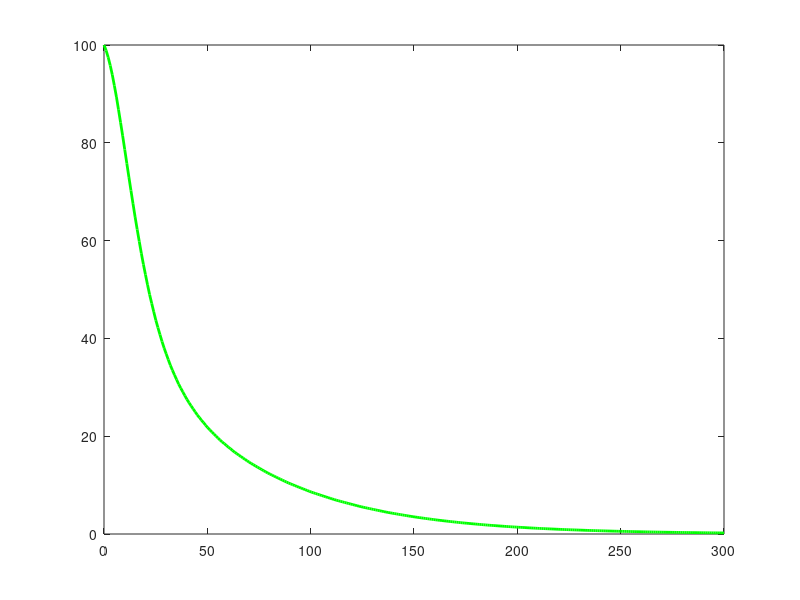

MATLAB code for this plot: (Note: this script raises an error after producing the figure.)
function MonodScerevisiae
close all

%Parámetros y valores iniciales (Kinetics of batch beer fermentation)
umax=0.92;     % h^-1 % tasa máxima de crecimiento específico de la levadura para la fermentación primaria 
umax2=0.92;   %Asumimos que umax no cambia %tasa máxima de crecimiento específico de la levadura para la fermentación secundaria
Yxs=0.5;       %  g/g % coeficiente de rendimiento
Yps=0.5;        % g/g % coeficiente de rendimiento
Ksx=98.2;        % ug/L % constante de saturación
qpmax=1.25;      % tasa específica máxima de acumulación de etanol
Ksp=104.3;        %ug/L %constante de saturación
Pmax=45;        % concentración máxima de etanol a la que se produce la inhibición completa del crecimiento celular y la acumulación de etanol,

%X0=0;          %Biomasa inicial g/L
P0=20;             %Etanol inicial en g/L
S0=100;          %Concentración de sustrato inicial g/L

function dC=fder(t,C)
X=C(1,1);
P=C(2,1); 
S=C(3,1);

u=(umax*S)/(Ksx+S); % ecuación 20 del artículo 

dC(1,1)=u;                              %dX/dt
dC(2,1)=qpmax*(S/(Ksp+S))*X*(1-P/Pmax); %dP/dt
dC(3,1)=-(dC(1,1)/Yxs)-(dC(2,1)/Yps);   %dS/dt

if S<0.0*S0             %Extent 100%
    u=0;
    dC(2,1)=0;
    dC(3,1)=0;
end
if X>97.5                     %[X] máxima
    dC(1,1)=0;
end
end

function dC2=fder2(t,C2)
X=C2(1,1);
P=C2(2,1); 
S=C2(3,1);

u=(umax2*S)/(Ksx+S);

dC2(1,1)=u*X;                                                           %dX/dt
dC2(2,1)=qpmax*(S/(Ksp+S))*X*(1-P/Pmax);               %dP/dt
dC2(3,1)=-(dC2(1,1)/Yxs)-(dC2(2,1)/Yps);                     %dS/dt

if S<0.19*Cf(:,3)             %Extent 81%
    u=0;
        dC2(1,1)=0;
    dC2(2,1)=0;
    dC2(3,1)=0;
end
if X>97.5                     % [X] máxima
    dC2(1,1)=0;
end
end

for X0 = 0.0:1.0:4.0

disp(X0)

tode=linspace(0,300,300);

[Tiempo,Conc]=ode23s(@fder,[tode],[X0 P0 S0]);

%Fermentación primaria

Cf = Conc(end, :);

%Fermentación secundaria
tode2=linspace(0,300,300);

[Tiempo,Conc2]=ode23s(@fder2,[tode2],Cf);




Conc

%Gráficos
%Fermentación primaria
figure
plot(Tiempo,Conc(:,3),'Color','g','LineStyle','-','LineWidth',2)
hold on
plot(Tiempo,Conc(:,1),'Color','[1 0.7 0]','LineStyle','-','LineWidth',2)
hold on
%plot(Tiempo,Conc(:,2),'Color','[1 0.2 0]','LineStyle','-','LineWidth',2)
grid on
title('Curva de crecimiento E. Coli')
legend('Sustrato','Biomasa')
xlabel('Tiempo')
ylabel('Concentración (\mug/L)')
axis([0 72 0 inf])
%text(10,24,'\leftarrow Crecimiento máximo')



end

Cf2 = Conc2(end, :);
end